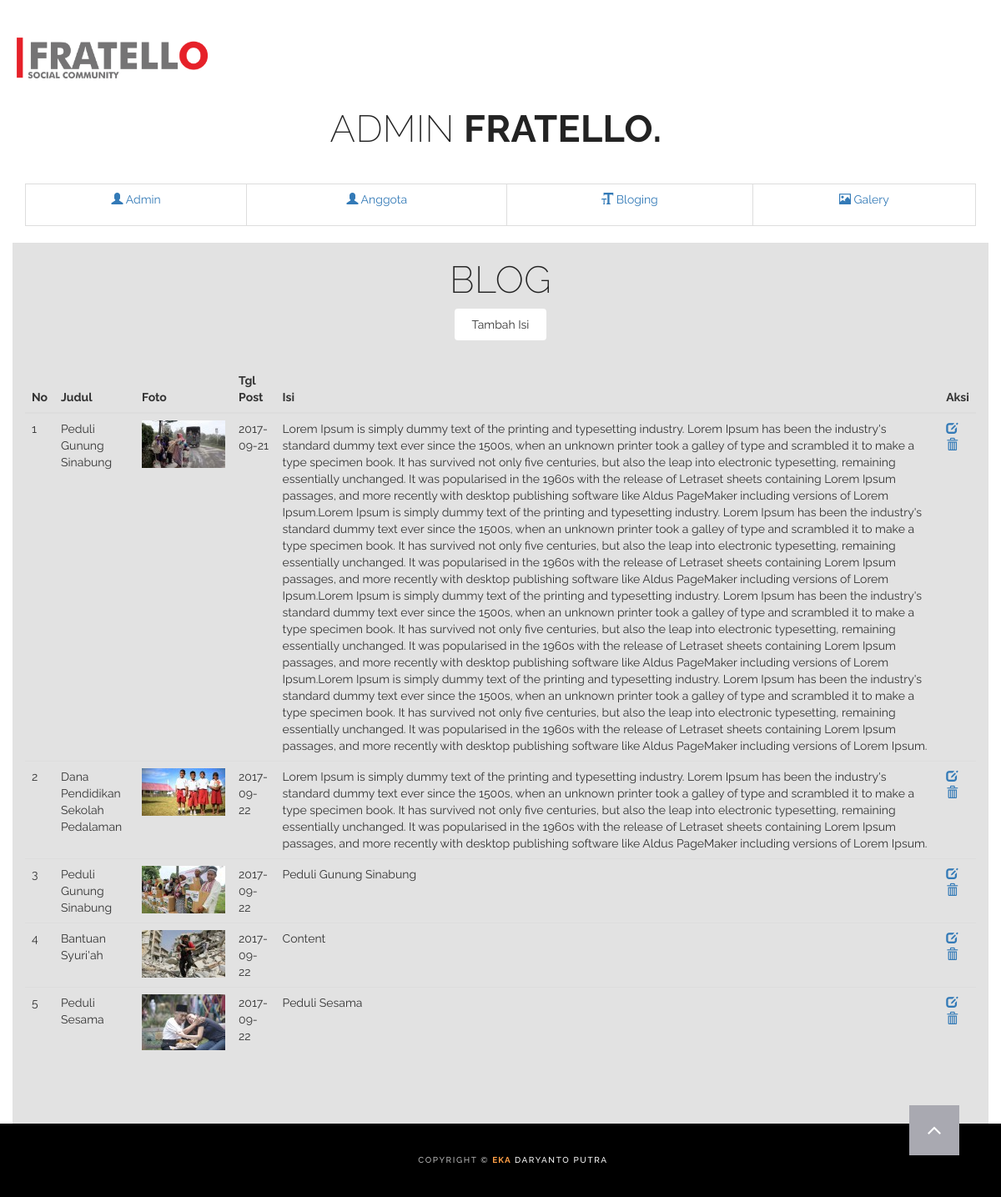
The page /index.php/admin/blog on the database its author committed.
### tables this page shows
CREATE TABLE `blog` (
  `id_blog` int(11) NOT NULL,
  `title` varchar(50) NOT NULL,
  `photo` varchar(100) NOT NULL,
  `content` text NOT NULL,
  `create_date` date NOT NULL
);

### application/controllers/Admin.php (called while the page is built, shortened)
<?php
class Admin extends CI_Controller {
	public function blog(){
		$data['tampil'] = $this->m_global->tampil('blog','id_blog');
		$this->load->view('for_admin/blog',$data);
	}
}

### index.php (called while the page is built, shortened)
<?php
require_once BASEPATH.'core/CodeIgniter.php';

### application/models/M_global.php (called while the page is built, shortened)
<?php
class M_global extends CI_Model {
	public function tampil($tabel,$primary_key){
		$this->db->from($tabel);
		$this->db->order_by($primary_key, 'ASC');
		$query = $this->db->get();
		return $query->result();
	}
}

### application/views/for_admin/blog.php (the view)
<?php $this->load->view('for_admin/header'); ?>
			<div class="container light-bg">
				<div class="row">
					<div class="col-lg-12 text-center">
						<div class="section-title">
							<h2>Blog</h2>
							<a href="<?=site_url('admin/blog_add')?>"><button type="button" class="btn btn-default">Tambah Isi</button></a>
						</div>
					</div>
				</div>
				<div class="row">
					<div class="col-md-12">
						<div class="table-responsive">
				                  <table class="table table-hover">
				                    <thead>
				                      <tr>
				                          <th>No</th>
				                          <th>Judul</th>
				                          <th>Foto</th>
				                          <th>Tgl Post</th>
				                          <th>Isi</th>
				                          <th>Aksi</th>
				                      </tr>
				                    </thead>
				                    <tbody>
				                        <?php $no=1; foreach ($tampil as $key) { ?>
				                        <tr>
				                          <td><?=$no++?></td>
				                          <td><?=$key->title?></td>
				                          <td><img src="<?=base_url()?>upload/sedang/<?=$key->photo?>" alt=""></td>
				                          <td><?=$key->create_date?></td>
				                          <td><?=$key->content?></td>
				                          <td>
				                              <a href="<?=site_url('admin/blog_edit/').$key->id_blog?>"><span class="glyphicon glyphicon-edit"></span></a>
				                              <a href="<?=site_url('admin/blog_delete/').$key->id_blog?>"><span class="glyphicon glyphicon-trash"></span></a>
				                          </td>
				                        </tr>
				                        <?php } ?>
				                      </tbody>
				                  </table>
				              </div>
						<br><br>
					</div>
				</div>
				<div class="row row-0-gutter">
					<div class="col-xs-6 col-sm-6 col-md-6 col-lg-6">
						<br>
					</div>
				</div>
			</div>
<?php $this->load->view('for_admin/footer'); ?>

### application/views/for_admin/header.php (shortened to what this page needs)
<!DOCTYPE html>
<html lang="en">
	<head>
		<link href="<?=base_url()?>assets/css/bootstrap.min.css" rel="stylesheet">
		<link rel="stylesheet" href="https://maxcdn.bootstrapcdn.com/font-awesome/4.4.0/css/font-awesome.min.css">
		<link href="<?=base_url()?>assets/css/style.css" rel="stylesheet">
		<link href="<?=base_url()?>assets/css/font-awesome.css" rel="stylesheet">
	</head>
	<body id="page-top">
		<nav class="navbar navbar-default">
			<div class="container">
				<div class="navbar-header page-scroll">
					<a class="navbar-brand page-scroll" href="<?=site_url('home')?>"><img src="<?=base_url()?>assets/images/logo/a.png" alt="Treviso theme logo" width="20%"></a>
				</div>
			</div>
		</nav>
		<div class="container" >
			<div class="row">
				<div class="col-lg-12 text-center">
					<div class="section-title">
						<h2>ADMIN<b><font >&nbspFratello.&nbsp</font></b></h2>
					</div>
				</div>
			</div>
			<table class="table table-bordered">
			<tbody>
				<tr align="center" height="50">
					<td valign="center" ><a href="<?=site_url('admin')?>"><span class="glyphicon glyphicon-user" aria-hidden="true"></span> Admin</a></td>
					<td><a href="<?=site_url('admin/anggota')?>"><span class="glyphicon glyphicon-user" aria-hidden="true"></span> Anggota</a></td>
					<td><a href="<?=site_url('admin/blog')?>"><span class="glyphicon glyphicon-text-size" aria-hidden="true"></span> Bloging</a></td>
					<td><a href="<?=site_url('admin/galery')?>"><span class="glyphicon glyphicon-picture" aria-hidden="true"></span> Galery</a></td>
				</tr>
			</tbody>
		</table>
		</div>

### application/views/for_admin/footer.php (shortened to what this page needs)
		<p id="back-top">
			<a href="#top"><i class="fa fa-angle-up"></i></a>
		</p>
		<footer>
			<div class="container text-center">
				<p>Copyright © <a href="https://www.facebook.com/eka.daryantoputra.9"><span>Eka</span> Daryanto Putra</a></p>
			</div>
		</footer>
	</body>
</html>

### assets/css/style.css (style rules this page uses)
body { margin: 0px; font-family: "Raleway", Sans-serif; }
h1, h2, h3, h4, h5, h6 { font-weight: 200; letter-spacing: 0.4px; font-family: "Raleway", Sans-serif; color: #232323; }
p { font-family: 'Raleway', sans-serif; font-size: 17px; font-weight: 300; line-height: 28px; letter-spacing: 0.2px; color: #252525; }
a, a:hover, a:focus, a:active, a.active { outline: 0; }
.row-0-gutter { margin-left: -13px; margin-right: -13px; }
.navbar-default { background-color: #F1F1F1; border-color: transparent }
.navbar-default .navbar-brand { color: #fff; padding: 5px; }
@media (min-width:768px) { .navbar-default { background-color: transparent; padding: 40px 0 0px; -webkit-transition:padding .3s; -moz-transition:padding .3s; transition:padding .3s; border:0 } }
@media (min-width:768px) { .navbar-default .navbar-brand { font-size: 2em; -webkit-transition:all .3s; -moz-transition:all .3s; transition:all .3s padding: 0px; } }
.section-title { padding-bottom: 30px; }
.section-title h2 { font-size: 45px; text-transform: uppercase; }
.light-bg { background: #e2e2e2; }
footer { padding: 30px; background-color: #000; }
footer p { color: #B7B7B7; margin: 0; font-size: 10px; text-transform: uppercase; font-weight: 500; letter-spacing: 1.6px; }
footer p a { color: #fff; }
footer p a span { color: #FF9F46; font-size: 10px; letter-spacing: 1px; font-weight: 700; }
.btn { display: inline-block; padding: 8px 20px; margin-bottom: 0; font-size: 14px; font-weight: 400; line-height: 1.42857143; text-align: center; white-space: nowrap; vertical-align: middle; -ms-touch-action: manipulation; touch-action: manipulation; cursor: pointer; -webkit-user-select: none; -moz-user-select: none; -ms-user-select: none; user-select: none; background-image: none; border: 1px solid transparent; border-radius: 4px; }
#back-top { position: fixed; z-index: 1000; bottom: 40px; right: 50px; }
#back-top a { width: 60px; height: 60px; display: block; text-align: center; font: 11px/100% Arial, Helvetica, sans-serif; text-transform: uppercase; text-decoration: none; color: #FFFFFF; background: #A9A9B1; -webkit-transition: 1s; -moz-transition: 1s; transition: 1s; }
#back-top i { margin-top: 15px; font-size: 28px; }

### rows shown on the page
blog: title "Peduli Gunung Sinabung", photo (picture), create_date "2017-09-21", content "Lorem Ipsum is simply dummy text of the printing and typesetting industry. Lorem Ipsum has been the industry's standard dummy text ever since the 1500s, when an unknown printer took a galley of type and scrambled it to make a type specimen book. It has survived not only five centuries, but also the leap into electronic typesetting, remaining essentially unchanged. It was popularised in the 1960s with the release of Letraset sheets containing Lorem Ipsum passages, and more recently with desktop publishing software like Aldus PageMaker including versions of Lorem Ipsum.Lorem Ipsum is simply dummy text of the printing and typesetting industry. Lorem Ipsum has been the industry's standard dummy…"
blog: title "Dana Pendidikan Sekolah Pedalaman", photo (picture), create_date "2017-09-22", content "Lorem Ipsum is simply dummy text of the printing and typesetting industry. Lorem Ipsum has been the industry's standard dummy text ever since the 1500s, when an unknown printer took a galley of type and scrambled it to make a type specimen book. It has survived not only five centuries, but also the leap into electronic typesetting, remaining essentially unchanged. It was popularised in the 1960s with the release of Letraset sheets containing Lorem Ipsum passages, and more recently with desktop publishing software like Aldus PageMaker including versions of Lorem Ipsum."
blog: title "Peduli Gunung Sinabung", photo (picture), create_date "2017-09-22", content "Peduli Gunung Sinabung"
blog: title "Bantuan Syuri'ah", photo (picture), create_date "2017-09-22", content "Content"
blog: title "Peduli Sesama", photo (picture), create_date "2017-09-22", content "Peduli Sesama"
